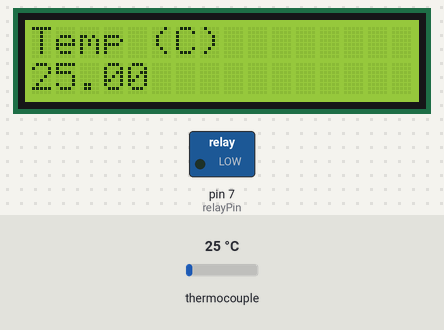
Simulated run of this sketch. Board: Arduino Uno, built with avr-gcc and run on an emulated ATmega328P. Parts: 16×2 character LCD, switched loads named in the sketch (green lamp = pin HIGH). The test bench sets the inputs (shaded band); at power-on: thermocouple 25 °C. What the sketch prints to the serial monitor is not drawn.

Above: at 1.7 s.
1.8 s: thermocouple set to 19 °C
At 2.5 s:
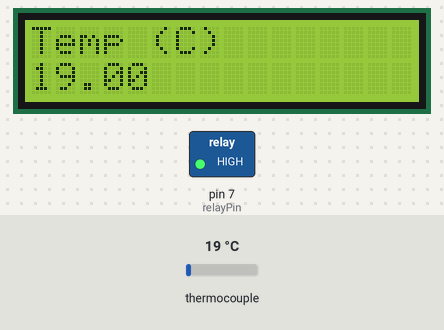
3.6 s: thermocouple set to 6 °C
At 4.1 s:
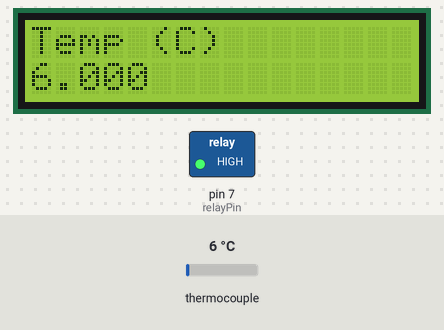
5.1 s: thermocouple set to 75 °C
At 5.7 s:
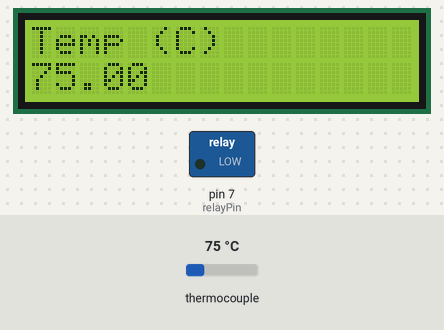
Timing chart, 0 to 8.1 s (numbered marks = the images above; inputs shaded):
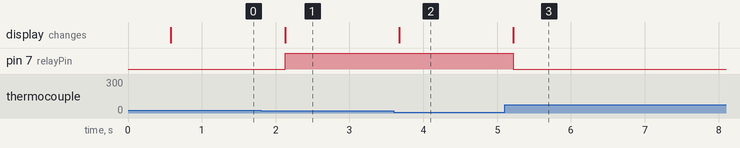

Measured:
- the behaviour switches between 22 and 21 °C on thermocouple (found by bisection; images 0 and 1)
- after the input at 1.8 s, pin 7 (relayPin): LOW → HIGH after 0.33 s; the display: changes after 0.33 s (image 1)
- after the input at 3.6 s, the display: changes after 0.07 s (image 2)
- after the input at 5.1 s, pin 7 (relayPin): HIGH → LOW after 0.12 s; the display: changes after 0.12 s (image 3)

The sketch:

dataq.ino
```cpp
#include "max6675.h"  //INCLUDE THE LIBRARY


#include "LiquidCrystal_I2C.h"
#include "Wire.h"


int thermoDO = 9;
int thermoCS = 8;
int thermoCLK = 13;

MAX6675 thermocouple(thermoCLK, thermoCS, thermoDO);


LiquidCrystal_I2C lcd(0x27, 16, 2);
int relayPin = 7;
float T= 0; // temperature (C)
float sec_time;    //variable to hold the time

void setup() {


  pinMode (relayPin, OUTPUT);

  lcd.init();
  lcd.backlight();

 Serial.begin(9600);
  Serial.println("CLEARDATA");
  Serial.println("LABEL,CLOCK,t(sec),T(C)");
  // wait for MAX chip to stabilize
  delay(500);


}

void loop() {
  // basic readout test, just print the current temp

 T = thermocouple.readCelsius();

  sec_time = ((millis())/1000.00);
  Serial.print("DATA,TIME,");
  Serial.print(sec_time);
  Serial.print(",");
  Serial.println(T);

  lcd.setCursor(0,0);
  // tell the screen to write “hello, from” on the top row
  lcd.print("Temp (C)");
  // tell the screen to write on the bottom row
  lcd.setCursor(0,1);
  lcd.print(T);


  if (T< 22){
    digitalWrite (relayPin, HIGH);
  }
  else{
    digitalWrite (relayPin, LOW);
  }

   delay(500);
}
```
